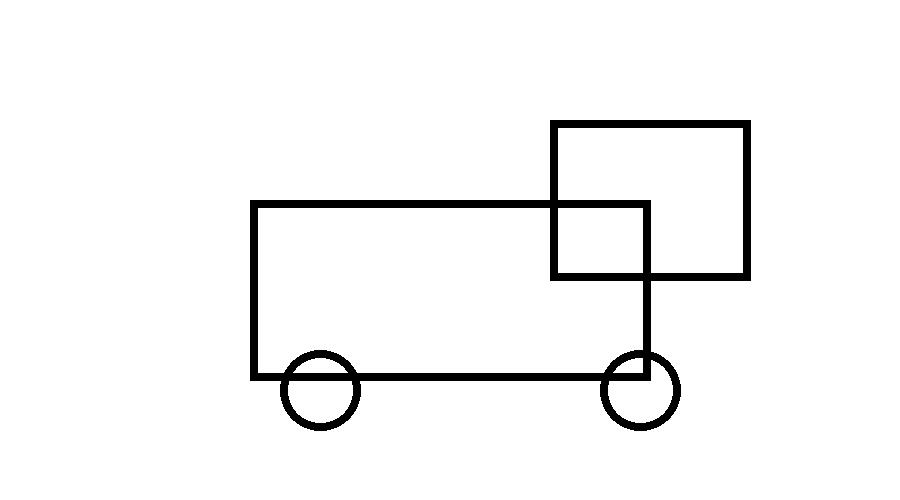
#> input picture samples/dump truck.jpg, 900 x 500 px
$ python -i layout.py   (imports and definitions only)
#> lines starting #> are read from the running program, lines starting #| are printed output that depends on the picture; after the words box and inside, x2 and y2 are one past the last pixel; in counts of white or black regions, pixels touching at a corner belong together
"""Page geometry and painting. Every constant here is meant to be tuned
against a printed page using `uv run wordtrace --preview`."""

from pathlib import Path

from PIL import Image
from reportlab.lib.utils import ImageReader
from reportlab.pdfbase import pdfmetrics
from reportlab.pdfbase.ttfonts import TTFont

WHITE_TOL = 235  # pixels brighter than this count as background

from reportlab.lib.pagesizes import A4
from reportlab.lib.units import mm

# [1 line that did not run here, left out]
# [1 line that did not run here, left out]
# [1 line that did not run here, left out]
# [1 line that did not run here, left out]
# [1 line that did not run here, left out]
# [1 line that did not run here, left out]
TITLE_PT = 36
TITLE_FONT = "Helvetica-Bold"
# [1 line that did not run here, left out]
LETTER_PT = 72              # trace glyph size; tune with --preview
LETTERS_PER_ROW = 6
# [1 line that did not run here, left out]
GUIDE_GREY = 0.75
GUIDE_WIDTH = 0.4
LETTER_GREY = 0.6
TRACE_FONT = "Trace"
FONT_PATH = Path(__file__).resolve().parents[2] / "assets" / "trace-font-for-kids.ttf"

# [1 line that did not run here, left out]
# [1 line that did not run here, left out]
# [1 line that did not run here, left out]
# [1 line that did not run here, left out]


def prepare_image(path: Path) -> Image.Image:
    """Greyscale the image and crop away its near-white surround."""
#> called with path = '../../samples/dump truck.jpg'
    img = Image.open(path)
#> img is the input picture: PIL image 900x500 RGB; min 0, max 255, mean 244.9
    img.load()
    img = img.convert("L")
#> img: PIL image 900x500 L
    box = img.point(lambda p: 255 if p < WHITE_TOL else 0).getbbox()
#> box = (250, 120, 751, 431)
    return img.crop(box) if box else img
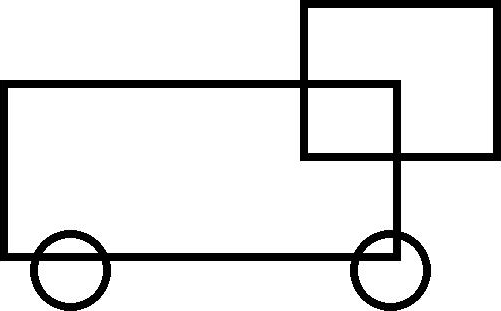
#> returned value: PIL image 501x311 L; min 0, max 255, mean 225.8


def _register_font() -> None:
    if TRACE_FONT not in pdfmetrics.getRegisteredFontNames():
        pdfmetrics.registerFont(TTFont(TRACE_FONT, str(FONT_PATH)))


def _draw_illustration(c, img: Image.Image) -> None:
    max_w, max_h = CONTENT_W - 2 * IMG_PAD, ILLUS_H - 2 * IMG_PAD
    scale = min(max_w / img.width, max_h / img.height)
    w, h = img.width * scale, img.height * scale
    c.drawImage(
        ImageReader(img),
        MARGIN + (CONTENT_W - w) / 2,
        ILLUS_BOTTOM + (ILLUS_H - h) / 2,
        w,
        h,
    )


def _draw_row(c, bottom: float, letter: str) -> None:
    desc, base, mid, asc = (bottom + up for up in GUIDES_UP)
    c.setStrokeColorRGB(GUIDE_GREY, GUIDE_GREY, GUIDE_GREY)
    c.setLineWidth(GUIDE_WIDTH)
    for y in (asc, mid, base, desc):
        c.line(MARGIN, y, MARGIN + CONTENT_W, y)
    c.setFont(TRACE_FONT, LETTER_PT)
    c.setFillColorRGB(LETTER_GREY, LETTER_GREY, LETTER_GREY)
    step = CONTENT_W / LETTERS_PER_ROW
    for i in range(LETTERS_PER_ROW):
        c.drawCentredString(MARGIN + step * (i + 0.5), base, letter)


def render_page(c, image_path: Path, title: str, letter: str) -> None:
    """Paint one worksheet page and finish it."""
    _register_font()
    _draw_illustration(c, prepare_image(image_path))
    c.setFillColorRGB(0, 0, 0)
    c.setFont(TITLE_FONT, TITLE_PT)
    c.drawCentredString(PAGE_W / 2, TITLE_BOTTOM + TITLE_BASELINE_UP, title)
    _draw_row(c, ROW_BOTTOMS[0], letter.upper())
    for bottom in ROW_BOTTOMS[1:]:
        _draw_row(c, bottom, letter.lower())
    c.showPage()

>>> result = prepare_image('../../samples/dump truck.jpg')

$ run again, on samples/apple.png
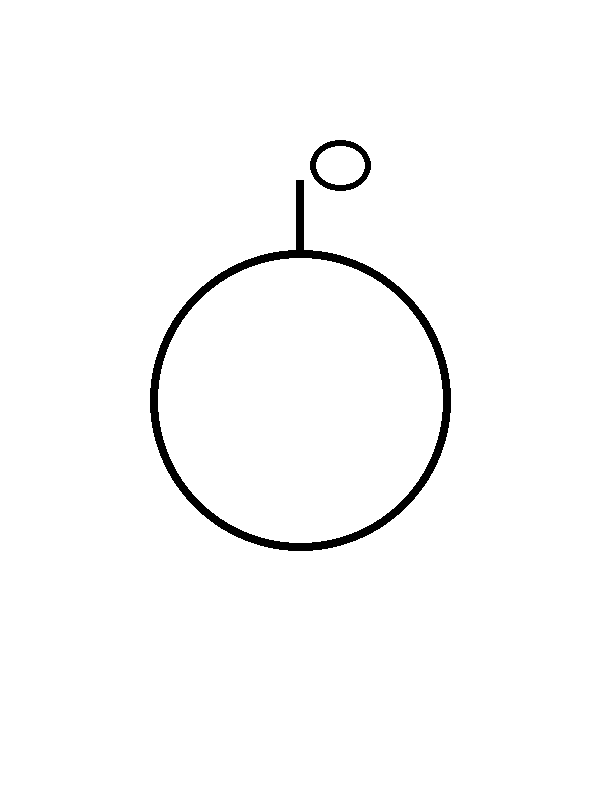
#> input picture samples/apple.png, 600 x 800 px
#> in prepare_image, img is the input picture: PIL image 600x800 RGB; 98.2% white; 2 black regions, box (x1, y1, x2, y2) and area: (150, 180, 451, 551) 7864, (310, 140, 371, 191) 928
#> box = (150, 140, 451, 551)
#> in prepare_image, `return img.crop(box) if box else img`:
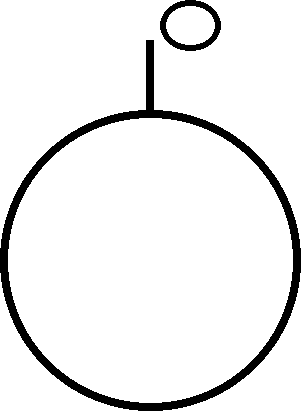
#> returned value: PIL image 301x411 L; 92.9% white; 2 black regions, box (x1, y1, x2, y2) and area: (0, 40, 301, 411) 7864, (160, 0, 221, 51) 928

$ run again, on samples/cat.png
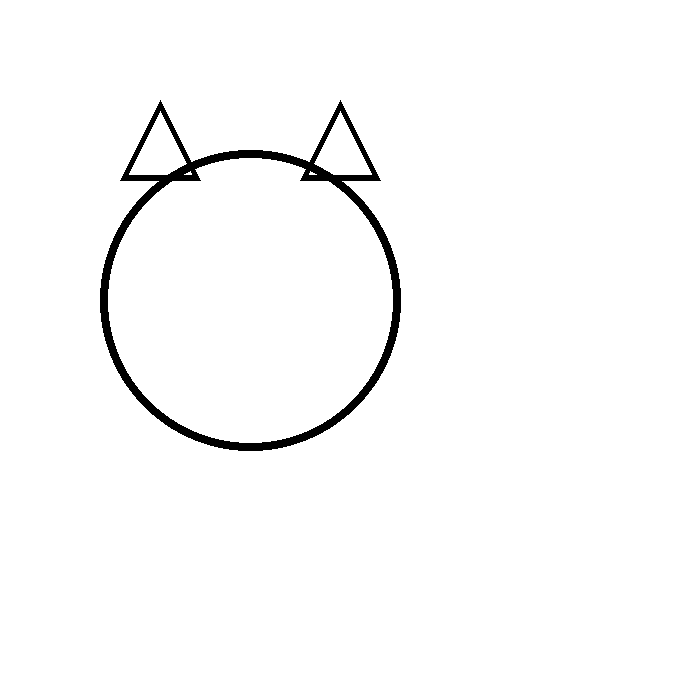
#> input picture samples/cat.png, 700 x 700 px
#> in prepare_image, img is the input picture: PIL image 700x700 RGB; 98.1% white; 1 black region, box (x1, y1, x2, y2) and area: (100, 100, 401, 451) 9520
#> box = (100, 100, 401, 451)
#> in prepare_image, `return img.crop(box) if box else img`:
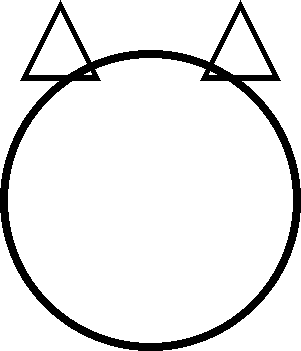
#> returned value: PIL image 301x351 L; 91% white; 1 black region, box (x1, y1, x2, y2) and area: (0, 0, 301, 351) 9520

$ run again, on samples/kettle.png
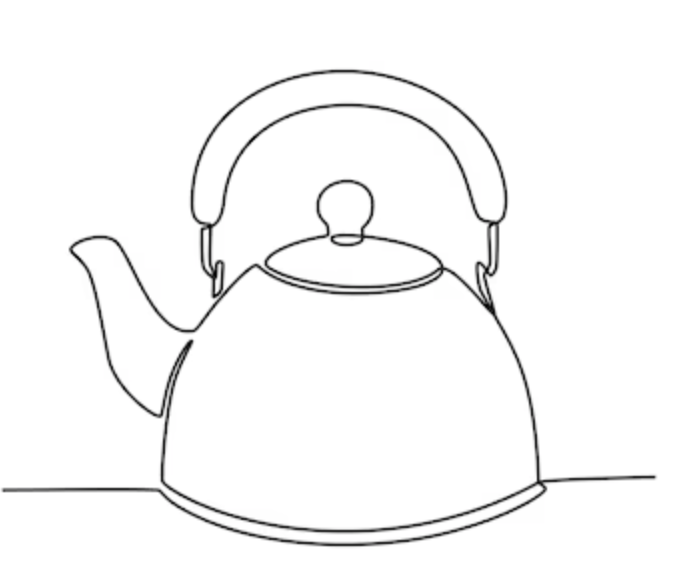
#> input picture samples/kettle.png, 684 x 582 px
#> in prepare_image, img is the input picture: PIL image 684x582 RGBA; mean R, G, B, A 248.1, 248.1, 248.1, 255
#> img: PIL image 684x582 L
#> box = (1, 69, 657, 547)
#> in prepare_image, `return img.crop(box) if box else img`:
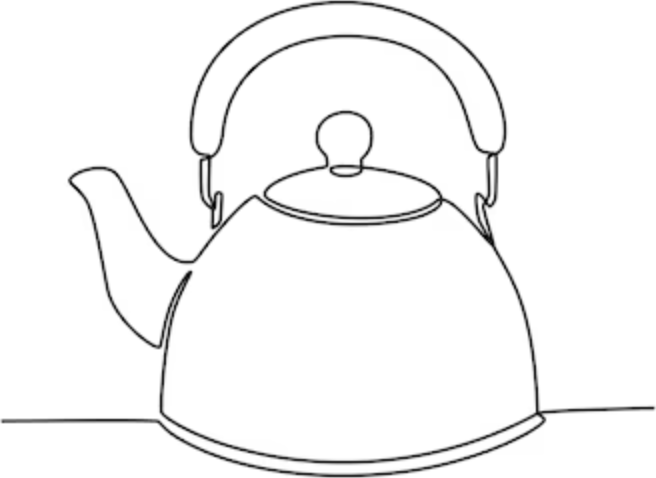
#> returned value: PIL image 656x478 L; min 2, max 255, mean 246.3
